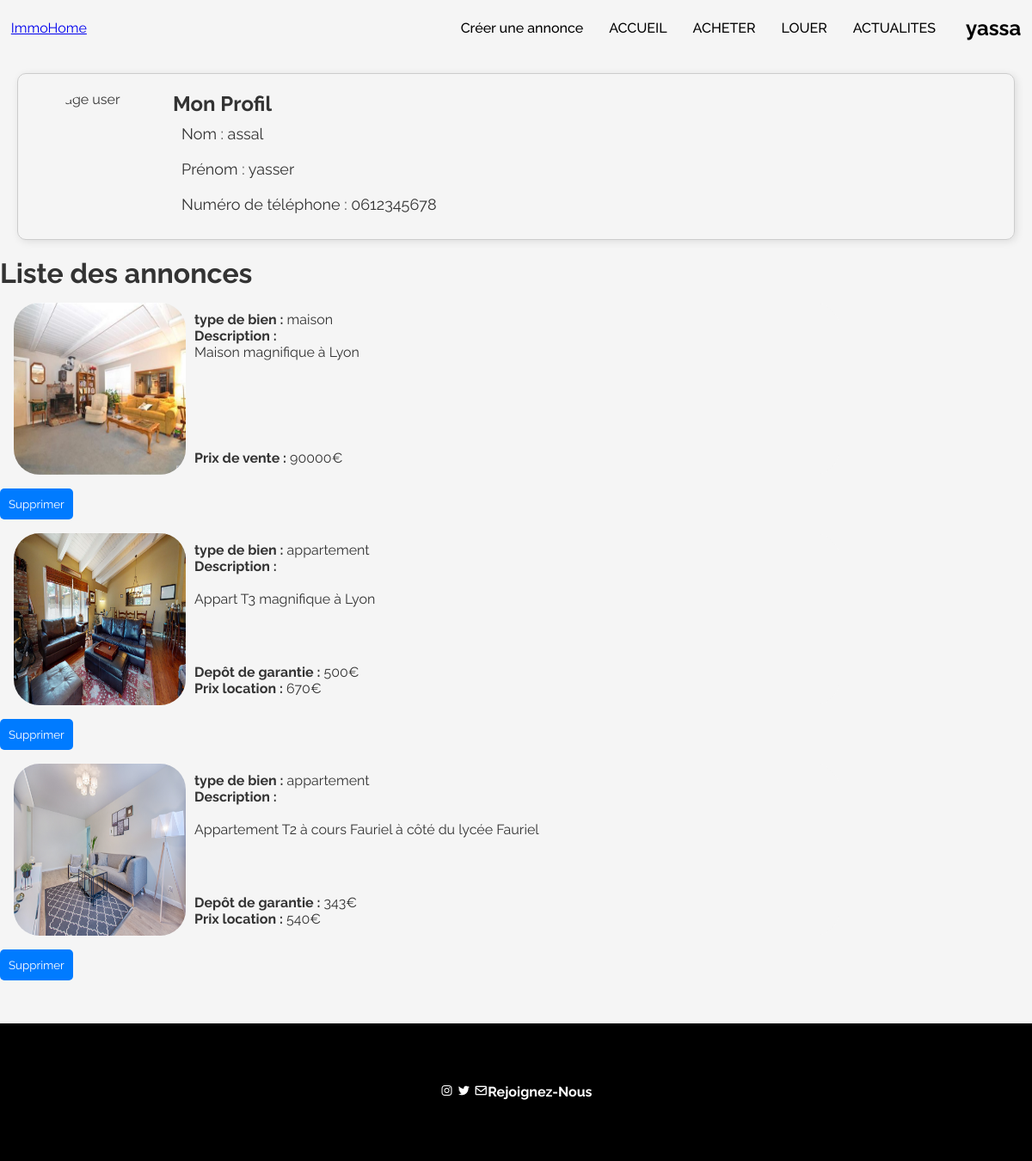
/profil.php (signed in), run on the app's committed database.
### tables this page shows
CREATE TABLE `users` (
  `id` bigint(20) UNSIGNED NOT NULL,
  `user_name` varchar(100) NOT NULL,
  `password` varchar(100) NOT NULL,
  `date` timestamp NOT NULL DEFAULT current_timestamp() ON UPDATE current_timestamp(),
  `nom` varchar(255) DEFAULT NULL,
  `prenom` varchar(255) DEFAULT NULL,
  `number` varchar(255) DEFAULT NULL
);

CREATE TABLE `biens_achat` (
  `id_bien` bigint(20) UNSIGNED NOT NULL COMMENT 'clé primaire et étrangère de la table biens_immbiliers(id)',
  `prix` mediumint(8) UNSIGNED NOT NULL COMMENT 'prix d''achat du bien'
);

CREATE TABLE `images_biens_immobiliers` (
  `id_bien` bigint(20) UNSIGNED NOT NULL COMMENT 'identifiant du bien correspondant à l''image',
  `nom_image` varchar(255) NOT NULL COMMENT 'nom de l''image dans la base d''images (dossier)'
);

CREATE TABLE `biens_immobiliers` (
  `id` bigint(20) UNSIGNED NOT NULL,
  `id_user` bigint(20) UNSIGNED DEFAULT NULL COMMENT 'Clé étrangère, clé primaire de la table users',
  `id_ville` int(10) UNSIGNED DEFAULT NULL COMMENT 'Clé étrangère, clé primaire de la table ville',
  `surface` smallint(5) UNSIGNED DEFAULT NULL COMMENT 'La surface du bien immobilier',
  `type` enum('appartement','maison','terrain','parking','autre') DEFAULT NULL,
  `description` text DEFAULT NULL COMMENT 'description du bien'
);

CREATE TABLE `biens_location` (
  `id_bien` bigint(20) UNSIGNED NOT NULL COMMENT 'id_bien est une clé primaire et étrangère de biens_immobiliers(id)',
  `prix` smallint(6) DEFAULT NULL COMMENT 'correspond au prix de location du bien',
  `depot_garantie` int(11) DEFAULT NULL COMMENT 'depot de garantie du bien en location'
);

### function.php (called while the page is built, shortened)
<?php
function check_login(){
    if ( isset($_SESSION['user_id'] ) ){
        $id = $_SESSION['user_id'] ;
        $db = connect() ;
        $query = 'select * from users where id = :id limit 1' ;
        $query = $db->prepare($query) ;
        $query->execute([':id' => $id]) ;
        if ($query){
            if ($query && ($query->rowCount() > 0)){
                $user_data = $query->fetch() ;
                return $user_data ;
            }
        }
    }
    return null ;
}

### profil.php (the view, shortened to what this page needs)
<!-- <?php
include('function.php');
$user_data = check_login() ;
$user_id = $user_data["id"] ;
$db = connect() ;
$query = "SELECT number, nom, prenom FROM users WHERE id = :user_id";
$query = $db->prepare($query);
$query->execute([':user_id' => $user_id]);
$user = $query->fetch();
$number = $user['number'] ;
$nom = $user['nom'] ;
$prenom = $user['prenom'] ;
?> -->
<!DOCTYPE html>
<html>
<head>
    <link rel="stylesheet" href="https://cdn.jsdelivr.net/npm/boxicons@latest/css/boxicons.min.css">
    <link rel="stylesheet" href="style_annonce.css">
</head>
<body>
    <header>
        <?php include("header.php") ;?>
    </header>
    <div class="boxx">
        <img src="images/image_user.jpg" alt="image user">
        <h3>Mon Profil</h3>
        <p>Nom : <?php echo $nom ; ?></p>
        <p>Prénom : <?php echo $prenom ; ?></p>
        <p>Numéro de téléphone : <?php echo $number ; ?></p>
    </div>
    <h1>Liste des annonces</h1>
    <?php
    $db = connect() ;
    $query = "SELECT id_bien , prix, id_user, id_ville, surface, type, description
            FROM biens_achat, biens_immobiliers
            WHERE biens_achat.id_bien = biens_immobiliers.id and id_user = :id_user" ;
    $query = $db->prepare($query) ;
    $query->execute([ ':id_user'=>$user_id ]) ;
    for($i=0 ; $i<$query->rowCount() ; $i++){
        $result = $query->fetch() ;
        $query_image = 'select * from images_biens_immobiliers where id_bien = :id ' ;
        $query_image = $db->prepare($query_image) ;
        $query_image->execute([':id' => $result['id_bien']]) ;
        ?>
        <div class='cont_annonce'>
          <div class='img_bx'>
            <?php if ($query_image && !$query_image->rowCount()) :?>
              <img src='images_annonces/no_photo.jpg' alt='photo indisponible'>
            <?php else : ?>
              <img src=<?php echo 'images_annonces/' . $query_image->fetch()['nom_image'] ; ?> alt='photo indisponible'>
            <?php endif ; ?>
          </div>
          <div class='cont_descr'>
            <p>
            <strong>type de bien :</strong> <?php echo $result['type'] . '<br>';?>
            <strong>Description :</strong>
            <?php echo '<br>' . $result['description'] ; ?>
            </p>
            <p class='prix'>
            <strong>Prix de vente :</strong> <?php echo $result['prix'] . '€' ; ?>
            </p>
          </div>
        </div>
      <a href="suppression_annonce.php?id=<?php echo $result['id_bien'] ; ?>"><button>Supprimer</button></a>
    <?php } ?>
    <?php
    $db = connect() ;
    $query = "SELECT id_bien, prix, depot_garantie, id_user, id_ville, surface, type, description
            FROM biens_location, biens_immobiliers
            WHERE biens_location.id_bien = biens_immobiliers.id AND id_user = :id_user" ;
    $query = $db->prepare($query) ;
    $query->execute([':id_user' => $user_id]) ;
    for($i=0 ; $i<$query->rowCount() ; $i++){
        $result = $query->fetch() ;
        $query_image = 'select * from images_biens_immobiliers where id_bien = :id ' ;
        $query_image = $db->prepare($query_image) ;
        $query_image->execute([':id' => $result['id_bien']]) ;
        ?>
        <div class='cont_annonce'>
          <div class='img_bx'>
            <?php if ($query_image && !$query_image->rowCount()) :?>
              <img src='images_annonces/no_photo.jpg' alt='photo indisponible'>
            <?php else : ?>
              <img src=<?php echo 'images_annonces/' . $query_image->fetch()['nom_image'] ; ?> alt='photo indisponible'>
            <?php endif ; ?>
          </div>
          <div class='cont_descr'>
            <p>
            <strong>type de bien :</strong> <?php echo $result['type'] . '<br>';?>
            <strong>Description :</strong>
            <span class="description"><?php echo '<br>' . $result['description'] ; ?> </span>
            </p>
            <p class='prix'>
            <strong>Depôt de garantie :</strong> <?php echo $result['depot_garantie'] . '€ <br>' ; ?>
            <strong>Prix location :</strong> <?php echo $result['prix'] . '€' ; ?>
            </p>
          </div>
        </div>
      <a href="suppression_annonce.php?id=<?php echo $result['id_bien'] ; ?>"><button>Supprimer</button></a>
    <?php } ?>
	<?php include("footer.php") ; ?>
</body>
</html>

### header.php (shortened to what this page needs)
<nav>
    <a href="#" class="logo">ImmoHome </a>
    <div class="elements">
        <ul>
            <div class="btn_haut"><li><a href="ajout_annonce.php">Créer une annonce</a></li></div>
            <li><a href="index.php">ACCUEIL</a></li>
            <li><a href="acheter.php">ACHETER</a></li>
            <li><a href="louer.php">LOUER</a></li>
            <li><a href="#actualite">ACTUALITES</a></li>
        </ul>
        <div class="account">
            <?php if (isset($user_data)) :?>
                <h1 id="user"><?php echo $user_data['user_name'] ; ?> </h1>
            <?php else : ?>
                <a href="login.php">
                <i class='bx bx-user'></i>
                </a>
            <?php endif ; ?>
        </div>
    </div>
</nav>

### style_annonce.css (style rules this page uses)
* { font-family: 'Raleway', sans-serif ; padding: 0; margin: 0; box-sizing: border-box; }
header { margin: auto; padding : 0.8em ; width: 100%; transition: .3s linear; background-color : whitesmoke ; }
header nav { margin: 5px auto; width:100%; height:7%; justify-content: space-between; align-items: center; display: flex; }
header nav .elements { display: flex; align-items: center; }
header nav .elements ul { display: flex; list-style: none; align-items: center; }
header nav .elements ul li { display: flex; padding: 3px 15px; align-items: center; }
header nav .elements ul li a { font-style: 12px; font-weight: 500; color: #000; transition: .3s linear; text-decoration: none; }
.account { display: flex; align-items: center; margin-left: 20px; color: #000;; }
.boxx { border: 1px solid #ccc; padding: 20px; margin: 20px; border-radius: 10px; box-shadow: 2px 2px 10px rgba(0, 0, 0, 0.1); }
.boxx h3 { font-size: 24px; margin: 0; }
.boxx p { font-size: 18px; margin: 0; }
.boxx img { float: left; width: 160px; height: 160px; border-radius: 50%; }
.cont_annonce { margin : 1em ; display : flex ; width : 80% ; height : 200px ; border-radius : 30px ; background-color : whitesmoke ; }
.cont_annonce .img_bx { padding-right : 5% ; width : 200px ; height : 200px ; }
.cont_annonce img { border-radius : 30px ; width : inherit ; height : inherit ; }
.cont_annonce .cont_descr { float : left ; }
p { width : inherit ; height : inherit ; padding : 10px ; overflow : hidden ; }
p.prix { position : sticky ; top : 100% ; }
p span.description { display: flex ; flex-wrap : wrap ; width : auto ; height : auto ; text-overflow : clip ; }
body { font-family: Arial, sans-serif; font-size: 16px; color: #333; background-color: #f5f5f5; }
button { border: none; background-color: #007bff; color: white; padding: 10px; border-radius: 5px; cursor: pointer; }

### data on the page
users: user_name "yassa", nom "assal", prenom "yasser", number "0612345678"
biens_achat: images_biens_immobiliers.nom_image (picture), id_bien.type "maison", id_bien.description "Maison magnifique à Lyon", prix "90000"
biens_location: images_biens_immobiliers.nom_image (picture), id_bien.type "appartement", id_bien.description "Appart T3 magnifique à Lyon", depot_garantie "500", prix "670"
biens_location: images_biens_immobiliers.nom_image (picture), id_bien.type "appartement", id_bien.description "Appartement T2 à cours Fauriel à côté du lycée Fauriel", depot_garantie "343", prix "540"
